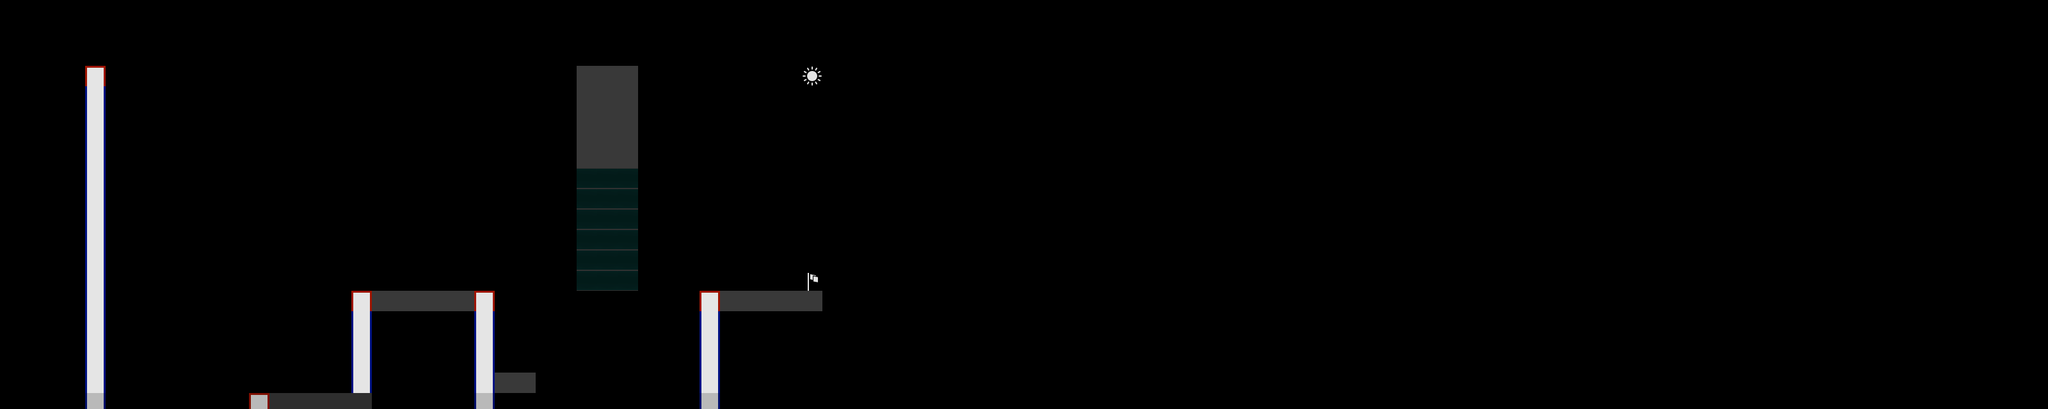

This is a level from a 2D game, rendered from its Tiled map with the project's own tilesets. A one-line summary and the complete map file follow:
An orthogonal 100x20 tile map with 32x32 px tiles, 1 tile layer (Tile Layer 1).

<map version="1.2" tiledversion="2019.03.13" orientation="orthogonal" renderorder="right-down" width="100" height="20" tilewidth="32" tileheight="32" infinite="0" nextlayerid="2" nextobjectid="1">
 <tileset firstgid="1" source="tiles2.tsx" />
 <layer id="1" name="Tile Layer 1" width="100" height="20" opacity="0.9" offsetx="133.333" offsety="103.03">
  <properties>
   <property name="title" value="Up is Jump" />
  </properties>
  <data encoding="csv">
3,0,0,0,0,0,0,0,0,0,0,0,0,0,0,0,0,0,0,0,0,0,0,0,1,1,1,0,0,0,0,0,0,0,0,10,0,0,0,0,0,0,0,0,0,0,0,0,0,0,0,0,0,0,0,0,0,0,0,0,0,0,0,0,0,0,0,0,0,0,0,0,0,0,0,0,0,0,0,0,0,0,0,0,0,0,0,0,0,0,0,0,0,0,0,0,0,0,0,0,
2,0,0,0,0,0,0,0,0,0,0,0,0,0,0,0,0,0,0,0,0,0,0,0,1,1,1,0,0,0,0,0,0,0,0,0,0,0,0,0,0,0,0,0,0,0,0,0,0,0,0,0,0,0,0,0,0,0,0,0,0,0,0,0,0,0,0,0,0,0,0,0,0,0,0,0,0,0,0,0,0,0,0,0,0,0,0,0,0,0,0,0,0,0,0,0,0,0,0,0,
2,0,0,0,0,0,0,0,0,0,0,0,0,0,0,0,0,0,0,0,0,0,0,0,1,1,1,0,0,0,0,0,0,0,0,0,0,0,0,0,0,0,0,0,0,0,0,0,0,0,0,0,0,0,0,0,0,0,0,0,0,0,0,0,0,0,0,0,0,0,0,0,0,0,0,0,0,0,0,0,0,0,0,0,0,0,0,0,0,0,0,0,0,0,0,0,0,0,0,0,
2,0,0,0,0,0,0,0,0,0,0,0,0,0,0,0,0,0,0,0,0,0,0,0,1,1,1,0,0,0,0,0,0,0,0,0,0,0,0,0,0,0,0,0,0,0,0,0,0,0,0,0,0,0,0,0,0,0,0,0,0,0,0,0,0,0,0,0,0,0,0,0,0,0,0,0,0,0,0,0,0,0,0,0,0,0,0,0,0,0,0,0,0,0,0,0,0,0,0,0,
2,0,0,0,0,0,0,0,0,0,0,0,0,0,0,0,0,0,0,0,0,0,0,0,1,1,1,0,0,0,0,0,0,0,0,0,0,0,0,0,0,0,0,0,0,0,0,0,0,0,0,0,0,0,0,0,0,0,0,0,0,0,0,0,0,0,0,0,0,0,0,0,0,0,0,0,0,0,0,0,0,0,0,0,0,0,0,0,0,0,0,0,0,0,0,0,0,0,0,0,
2,0,0,0,0,0,0,0,0,0,0,0,0,0,0,0,0,0,0,0,0,0,0,0,16,16,16,0,0,0,0,0,0,0,0,0,0,0,0,0,0,0,0,0,0,0,0,0,0,0,0,0,0,0,0,0,0,0,0,0,0,0,0,0,0,0,0,0,0,0,0,0,0,0,0,0,0,0,0,0,0,0,0,0,0,0,0,0,0,0,0,0,0,0,0,0,0,0,0,0,
2,0,0,0,0,0,0,0,0,0,0,0,0,0,0,0,0,0,0,0,0,0,0,0,16,16,16,0,0,0,0,0,0,0,0,0,0,0,0,0,0,0,0,0,0,0,0,0,0,0,0,0,0,0,0,0,0,0,0,0,0,0,0,0,0,0,0,0,0,0,0,0,0,0,0,0,0,0,0,0,0,0,0,0,0,0,0,0,0,0,0,0,0,0,0,0,0,0,0,0,
2,0,0,0,0,0,0,0,0,0,0,0,0,0,0,0,0,0,0,0,0,0,0,0,16,16,16,0,0,0,0,0,0,0,0,0,0,0,0,0,0,0,0,0,0,0,0,0,0,0,0,0,0,0,0,0,0,0,0,0,0,0,0,0,0,0,0,0,0,0,0,0,0,0,0,0,0,0,0,0,0,0,0,0,0,0,0,0,0,0,0,0,0,0,0,0,0,0,0,0,
2,0,0,0,0,0,0,0,0,0,0,0,0,0,0,0,0,0,0,0,0,0,0,0,16,16,16,0,0,0,0,0,0,0,0,0,0,0,0,0,0,0,0,0,0,0,0,0,0,0,0,0,0,0,0,0,0,0,0,0,0,0,0,0,0,0,0,0,0,0,0,0,0,0,0,0,0,0,0,0,0,0,0,0,0,0,0,0,0,0,0,0,0,0,0,0,0,0,0,0,
2,0,0,0,0,0,0,0,0,0,0,0,0,0,0,0,0,0,0,0,0,0,0,0,16,16,16,0,0,0,0,0,0,0,0,0,0,0,0,0,0,0,0,0,0,0,0,0,0,0,0,0,0,0,0,0,0,0,0,0,0,0,0,0,0,0,0,0,0,0,0,0,0,0,0,0,0,0,0,0,0,0,0,0,0,0,0,0,0,0,0,0,0,0,0,0,0,0,0,0,
2,0,0,0,0,0,0,0,0,0,0,0,0,0,0,0,0,0,0,0,0,0,0,0,16,16,16,0,0,0,0,0,0,0,0,8,0,0,0,0,0,0,0,0,0,0,0,0,0,0,0,0,0,0,0,0,0,0,0,0,0,0,0,0,0,0,0,0,0,0,0,0,0,0,0,0,0,0,0,0,0,0,0,0,0,0,0,0,0,0,0,0,0,0,0,0,0,0,0,0,
2,0,0,0,0,0,0,0,0,0,0,0,0,3,1,1,1,1,1,3,0,0,0,0,0,0,0,0,0,0,3,1,1,1,1,1,0,0,0,0,0,0,0,0,0,0,0,0,0,0,0,0,0,0,0,0,0,0,0,0,0,0,0,0,0,0,0,0,0,0,0,0,0,0,0,0,0,0,0,0,0,0,0,0,0,0,0,0,0,0,0,0,0,0,0,0,0,0,0,0,
2,0,0,0,0,0,0,0,0,0,0,0,0,2,0,0,0,0,0,2,0,0,0,0,0,0,0,0,0,0,2,0,0,0,0,0,0,0,0,0,0,0,0,0,0,0,0,0,0,0,0,0,0,0,0,0,0,0,0,0,0,0,0,0,0,0,0,0,0,0,0,0,0,0,0,0,0,0,0,0,0,0,0,0,0,0,0,0,0,0,0,0,0,0,0,0,0,0,0,0,
2,0,0,0,0,0,0,0,0,0,0,0,0,2,0,0,0,0,0,2,0,0,0,0,0,0,0,0,0,0,2,0,0,0,0,0,0,0,0,0,0,0,0,0,0,0,0,0,0,0,0,0,0,0,0,0,0,0,0,0,0,0,0,0,0,0,0,0,0,0,0,0,0,0,0,0,0,0,0,0,0,0,0,0,0,0,0,0,0,0,0,0,0,0,0,0,0,0,0,0,
2,0,0,0,0,0,0,0,0,0,0,0,0,2,0,0,0,0,0,2,0,0,0,0,0,0,0,0,0,0,2,0,0,0,0,0,0,0,0,0,0,0,0,0,0,0,0,0,0,0,0,0,0,0,0,0,0,0,0,0,0,0,0,0,0,0,0,0,0,0,0,0,0,0,0,0,0,0,0,0,0,0,0,0,0,0,0,0,0,0,0,0,0,0,0,0,0,0,0,0,
2,0,0,0,0,0,0,0,0,0,0,0,0,2,0,0,0,0,0,2,1,1,0,0,0,0,0,0,0,0,2,0,0,0,0,0,0,0,0,0,0,0,0,0,0,0,0,0,0,0,0,0,0,0,0,0,0,0,0,0,0,0,0,0,0,0,0,0,0,0,0,0,0,0,0,0,0,0,0,0,0,0,0,0,0,0,0,0,0,0,0,0,0,0,0,0,0,0,0,0,
2,0,0,0,0,0,0,0,3,1,1,1,1,1,0,0,0,0,0,2,0,0,0,0,0,0,0,0,0,0,2,0,0,0,0,0,0,0,0,0,0,0,0,0,0,0,0,0,0,0,0,0,0,0,0,0,0,0,0,0,0,0,0,0,0,0,0,0,0,0,0,0,0,0,0,0,0,0,0,0,0,0,0,0,0,0,0,0,0,0,0,0,0,0,0,0,0,0,0,0,
2,5,0,0,0,0,0,0,2,0,0,0,0,0,0,0,0,0,0,2,0,0,0,0,0,0,0,0,0,0,2,0,0,0,0,0,0,0,0,0,0,0,0,0,0,0,0,0,0,0,0,0,0,0,0,0,0,0,0,0,0,0,0,0,0,0,0,0,0,0,0,0,0,0,0,0,0,0,0,0,0,0,0,0,0,0,0,0,0,0,0,0,0,0,0,0,0,0,0,0,
1,1,1,1,1,0,0,0,2,0,0,0,0,0,0,0,0,0,0,2,0,0,0,0,0,0,0,0,0,0,2,0,0,0,0,0,0,0,0,0,0,0,0,0,0,0,0,0,0,0,0,0,0,0,0,0,0,0,0,0,0,0,0,0,0,0,0,0,0,0,0,0,0,0,0,0,0,0,0,0,0,0,0,0,0,0,0,0,0,0,0,0,0,0,0,0,0,0,0,0,
0,0,0,0,1,1,1,1,1,0,0,0,0,0,0,0,0,0,0,1,1,1,1,1,1,1,1,1,1,1,1,0,0,0,0,0,0,0,0,0,0,0,0,0,0,0,0,0,0,0,0,0,0,0,0,0,0,0,0,0,0,0,0,0,0,0,0,0,0,0,0,0,0,0,0,0,0,0,0,0,0,0,0,0,0,0,0,0,0,0,0,0,0,0,0,0,0,0,0,0
</data>
 </layer>
</map>
